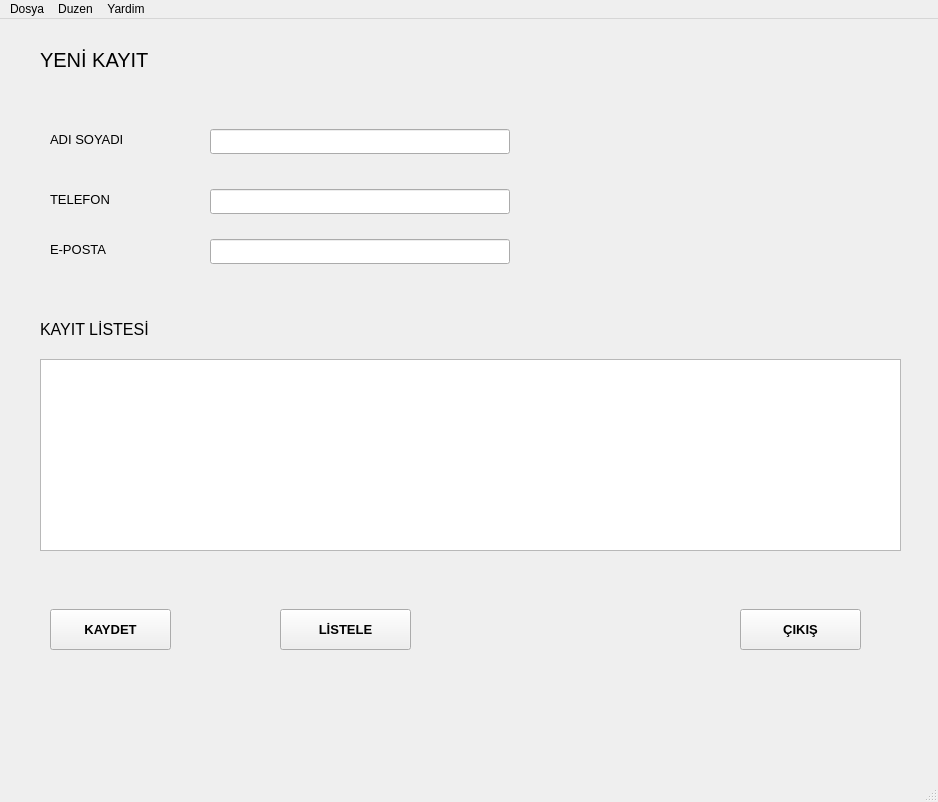
<?xml version="1.0" encoding="UTF-8"?>
<ui version="4.0">
 <class>MainWindow</class>
 <widget class="QMainWindow" name="MainWindow">
  <property name="geometry">
   <rect>
    <x>0</x>
    <y>0</y>
    <width>938</width>
    <height>802</height>
   </rect>
  </property>
  <property name="windowTitle">
   <string>TELEFON REHBERİ</string>
  </property>
  <widget class="QWidget" name="centralwidget">
   <widget class="QLabel" name="label">
    <property name="geometry">
     <rect>
      <x>40</x>
      <y>20</y>
      <width>331</width>
      <height>41</height>
     </rect>
    </property>
    <property name="font">
     <font>
      <pointsize>15</pointsize>
      <weight>50</weight>
      <bold>false</bold>
     </font>
    </property>
    <property name="text">
     <string>YENİ KAYIT</string>
    </property>
   </widget>
   <widget class="QLabel" name="label_2">
    <property name="geometry">
     <rect>
      <x>50</x>
      <y>110</y>
      <width>121</width>
      <height>21</height>
     </rect>
    </property>
    <property name="font">
     <font>
      <pointsize>10</pointsize>
     </font>
    </property>
    <property name="text">
     <string>ADI SOYADI</string>
    </property>
   </widget>
   <widget class="QLabel" name="label_3">
    <property name="geometry">
     <rect>
      <x>50</x>
      <y>170</y>
      <width>111</width>
      <height>21</height>
     </rect>
    </property>
    <property name="font">
     <font>
      <pointsize>10</pointsize>
     </font>
    </property>
    <property name="text">
     <string>TELEFON</string>
    </property>
   </widget>
   <widget class="QLabel" name="label_4">
    <property name="geometry">
     <rect>
      <x>50</x>
      <y>220</y>
      <width>111</width>
      <height>21</height>
     </rect>
    </property>
    <property name="font">
     <font>
      <pointsize>10</pointsize>
     </font>
    </property>
    <property name="text">
     <string>E-POSTA</string>
    </property>
   </widget>
   <widget class="QLineEdit" name="txtAdSoyad">
    <property name="geometry">
     <rect>
      <x>210</x>
      <y>110</y>
      <width>300</width>
      <height>25</height>
     </rect>
    </property>
   </widget>
   <widget class="QLineEdit" name="txtTelefon">
    <property name="geometry">
     <rect>
      <x>210</x>
      <y>170</y>
      <width>300</width>
      <height>25</height>
     </rect>
    </property>
   </widget>
   <widget class="QLineEdit" name="txtEposta">
    <property name="geometry">
     <rect>
      <x>210</x>
      <y>220</y>
      <width>300</width>
      <height>25</height>
     </rect>
    </property>
   </widget>
   <widget class="QLabel" name="label_5">
    <property name="geometry">
     <rect>
      <x>40</x>
      <y>290</y>
      <width>331</width>
      <height>41</height>
     </rect>
    </property>
    <property name="font">
     <font>
      <pointsize>12</pointsize>
      <weight>50</weight>
      <bold>false</bold>
     </font>
    </property>
    <property name="text">
     <string>KAYIT LİSTESİ</string>
    </property>
   </widget>
   <widget class="QTableWidget" name="tblListe">
    <property name="geometry">
     <rect>
      <x>40</x>
      <y>340</y>
      <width>861</width>
      <height>192</height>
     </rect>
    </property>
   </widget>
   <widget class="QPushButton" name="btnKaydet">
    <property name="geometry">
     <rect>
      <x>50</x>
      <y>590</y>
      <width>121</width>
      <height>41</height>
     </rect>
    </property>
    <property name="font">
     <font>
      <pointsize>10</pointsize>
      <weight>75</weight>
      <bold>true</bold>
     </font>
    </property>
    <property name="text">
     <string>KAYDET</string>
    </property>
   </widget>
   <widget class="QPushButton" name="btnListele">
    <property name="geometry">
     <rect>
      <x>280</x>
      <y>590</y>
      <width>131</width>
      <height>41</height>
     </rect>
    </property>
    <property name="font">
     <font>
      <pointsize>10</pointsize>
      <weight>75</weight>
      <bold>true</bold>
     </font>
    </property>
    <property name="text">
     <string>LİSTELE</string>
    </property>
   </widget>
   <widget class="QPushButton" name="btnCikis">
    <property name="geometry">
     <rect>
      <x>740</x>
      <y>590</y>
      <width>121</width>
      <height>41</height>
     </rect>
    </property>
    <property name="font">
     <font>
      <pointsize>10</pointsize>
      <weight>75</weight>
      <bold>true</bold>
     </font>
    </property>
    <property name="text">
     <string>ÇIKIŞ</string>
    </property>
   </widget>
  </widget>
  <widget class="QMenuBar" name="menubar">
   <property name="geometry">
    <rect>
     <x>0</x>
     <y>0</y>
     <width>938</width>
     <height>36</height>
    </rect>
   </property>
   <widget class="QMenu" name="menuDosya">
    <property name="title">
     <string>Dosya</string>
    </property>
    <widget class="QMenu" name="menuKapat">
     <property name="title">
      <string>Kapat</string>
     </property>
     <addaction name="actionHepsini_Kapat"/>
     <addaction name="actionBu_Dosyayi_Kapat"/>
    </widget>
    <addaction name="separator"/>
    <addaction name="actionYeni"/>
    <addaction name="separator"/>
    <addaction name="actionSil"/>
    <addaction name="separator"/>
    <addaction name="menuKapat"/>
   </widget>
   <widget class="QMenu" name="menuDuzen">
    <property name="title">
     <string>Duzen</string>
    </property>
   </widget>
   <widget class="QMenu" name="menuYardim">
    <property name="title">
     <string>Yardim</string>
    </property>
   </widget>
   <addaction name="menuDosya"/>
   <addaction name="menuDuzen"/>
   <addaction name="menuYardim"/>
  </widget>
  <widget class="QStatusBar" name="statusbar"/>
  <action name="actionYeni">
   <property name="text">
    <string>Yeni</string>
   </property>
  </action>
  <action name="actionSil">
   <property name="text">
    <string>Sil</string>
   </property>
  </action>
  <action name="actionHepsini_Kapat">
   <property name="text">
    <string>Hepsini Kapat</string>
   </property>
  </action>
  <action name="actionBu_Dosyayi_Kapat">
   <property name="text">
    <string>Bu Dosyayi Kapat</string>
   </property>
  </action>
 </widget>
 <resources/>
 <connections/>
</ui>
